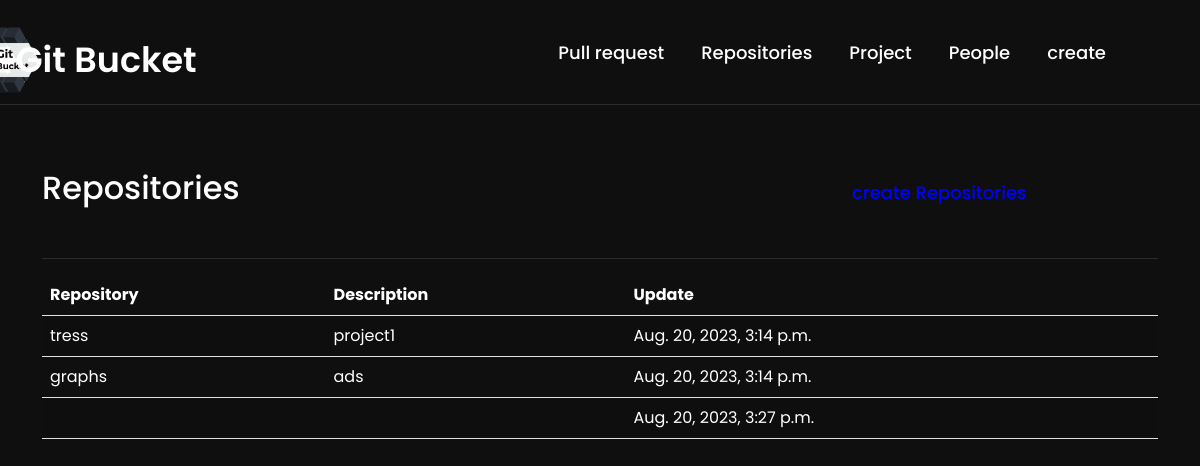
Page /home.html/repositories/ on the committed database.
### app1/models.py (models this page shows)
class RepositoriesData(models.Model):
    repositories_text = models.CharField(max_length=200)
    description_text = models.CharField(max_length=200)
    update_text = models.DateTimeField(auto_now_add=True)

### app1/views.py (the view)
# urls.py: path('home.html/repositories/', views.repositories_page, name='repositories'),
def repositories_page(request):
    input_data = RepositoriesData.objects.all()
    return render(request, 'repositories.html', {'input_data': input_data})

### app1/templates/repositories.html (shortened to what this page needs)
<!DOCTYPE html>
{% load static %}
<html lang="en" dir="ltr">
  <head>
      <link
      href="https://cdn.jsdelivr.net/npm/bootstrap@5.3.0/dist/css/bootstrap.min.css"
      rel="stylesheet"
    />
  </head>
  <body style="background-color:rgb(0, 0, 0,0.9)">
    <nav>
      <div class="menu">
        <a href="gitbucket.html"><img src="{% static 'gitlogo.png' %}" height="100px" width="100px"></a>
        <div class="logo">
          <a href="#">Git Bucket</a>
        </div>
        <ul>
          <li><a href="#">Pull request</a></li>
          <li><a href="#">Repositories</a></li>
          <li><a href="project">Project</a></li>
          <li><a href="#">People</a></li>
          <li><a href="#">create</a></li>
</ul>
      </div>
    </nav>
    <div class="sk">
      <br>
      <hr style="color:grey">
    </div>
    <div class="container">
        <h2 style="color:#fff">Repositories</h1>
	<div class='create'>
<a href="createrepositories" style="text-decoration:none;">create Repositories</a></div>
        <hr>
        <div class="table-responsive">
<table class="table table-striped custom-table" >
<thead>
<tr >
<th scope="col" style="background-color:transparent; color: #fff">Repository</th>
<th scope="col" style="background-color:transparent; color: #fff">Description</th>
<th scope="col" style="background-color:transparent; color: #fff" >Update</th>
</tr>
</thead>
<tbody>
    {% for data in input_data %}
<tr scope="row">
    <td style="background-color:transparent; color: #fff">{{ data.repositories_text }}</td>
    <td style="background-color:transparent; color: #fff">{{ data.description_text }}</td>
    <td style="background-color:transparent; color: #fff">{{ data.update_text }}</td>
</tr>
{% endfor %}
 </div>
      </div>
  </body>
</html>

### app1/templates/repositories.html (style rules this page uses)
* { margin: 0; padding: 0; box-sizing: border-box; font-family: "Poppins", sans-serif; }
nav { position: fixed; background:transparent; width: 100%; padding: 10px 0; z-index: 12; }
nav .menu { max-width: 1250px; margin: auto; display: flex; align-items: center; justify-content: space-between; padding: 0 15px; position: relative; left: -4em; }
.menu .logo a { text-decoration: none; color: #fff; font-size: 35px; font-weight: 600; position: relative; left: -5em; }
.menu ul { display: inline-flex; }
.menu ul li { list-style: none; margin-left: 7px; }
.menu ul li:first-child { margin-left: 0px; }
.menu ul li a { text-decoration: none; color: #fff; font-size: 18px; font-weight: 500; padding: 8px 15px; border-radius: 5px; transition: all 0.3s ease; }
.sk { position: relative; top:4em; }
.container { position: relative; background-color:transparent; border-color: #fff; top:7em; }
hr { color: grey; position:relative; }
.create a { position:relative; text-decoration: none; color: blue; font-size: 18px; font-weight: 500; left:45em; top:-2em; border-radius: 5px; transition: all 0.3s ease; }

### rows in the picture
RepositoriesData: repositories_text "tress", description_text "project1", update_text "Aug. 20, 2023, 3:14 p.m."
RepositoriesData: repositories_text "graphs", description_text "ads", update_text "Aug. 20, 2023, 3:14 p.m."
RepositoriesData: update_text "Aug. 20, 2023, 3:27 p.m."
